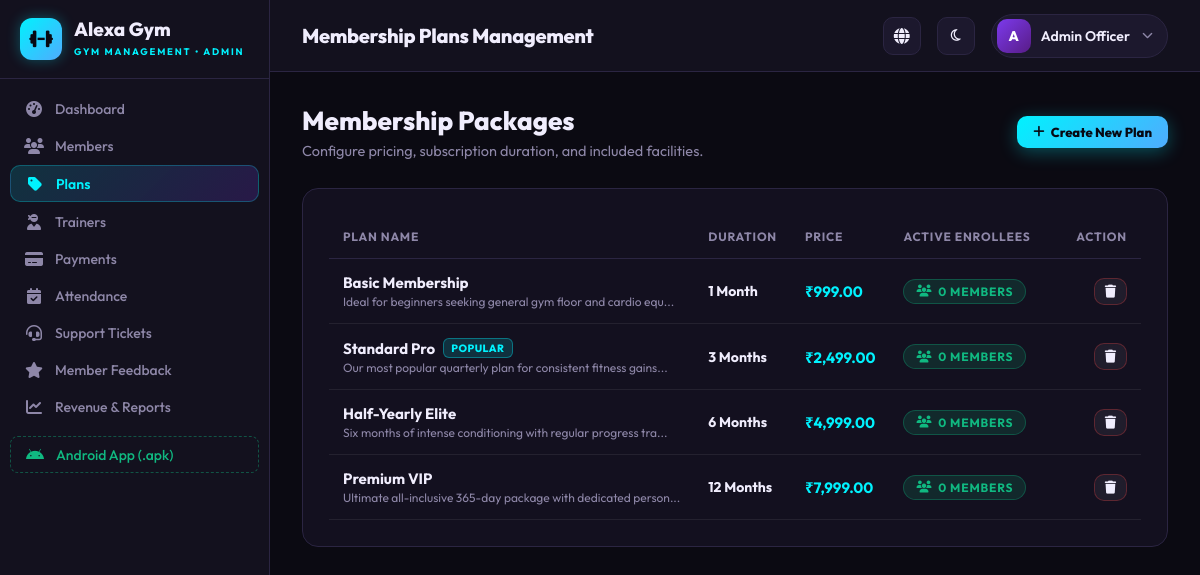
The page /admin/plans.php (signed in) on the database its author committed.
### tables this page shows
CREATE TABLE `plans` (
  `id` INT UNSIGNED NOT NULL AUTO_INCREMENT,
  `name` VARCHAR(100) NOT NULL,
  `duration_months` INT UNSIGNED NOT NULL,
  `price` DECIMAL(10,2) NOT NULL DEFAULT 0.00,
  `description` TEXT DEFAULT NULL,
  `features` TEXT DEFAULT NULL,
  `is_popular` TINYINT(1) NOT NULL DEFAULT 0,
  `status` ENUM('active', 'inactive') NOT NULL DEFAULT 'active',
  `created_at` TIMESTAMP NOT NULL DEFAULT CURRENT_TIMESTAMP,
  PRIMARY KEY (`id`)
);

### includes/functions.php (called while the page is built, shortened)
<?php
function e($value) {
    return htmlspecialchars((string)($value ?? ''), ENT_QUOTES, 'UTF-8');
}
function format_currency($amount) {
    return '₹' . number_format((float)$amount, 2);
}

### admin/plans.php (the view, shortened to what this page needs)
<?php
require_once __DIR__ . '/../config/database.php';
require_once __DIR__ . '/../includes/functions.php';
$plans = $pdo->query("
    SELECT p.*, (SELECT COUNT(*) FROM members m WHERE m.plan_id = p.id AND m.status = 'active') AS member_count
    FROM plans p
    ORDER BY p.duration_months ASC
")->fetchAll();
?>
<!DOCTYPE html>
<html lang="en" data-theme="dark">
<head>
  <link rel="stylesheet" href="https://cdnjs.cloudflare.com/ajax/libs/font-awesome/6.5.1/css/all.min.css">
  <link rel="stylesheet" href="../assets/css/admin.css?v=2.3">
</head>
<body>
<div class="app-layout">
  <?php require_once __DIR__ . '/../includes/admin_sidebar.php'; ?>
  <main class="app-main">
    <?php require_once __DIR__ . '/../includes/admin_topbar.php'; ?>
    <div class="dashboard-content">
      <div style="display: flex; justify-content: space-between; align-items: center; margin-bottom: 28px; flex-wrap: wrap; gap: 16px;">
        <div>
          <h2 style="font-size: 26px; font-weight: 800; margin-bottom: 4px;">Membership Packages</h2>
          <p style="color: var(--muted); font-size: 14.5px;">Configure pricing, subscription duration, and included facilities.</p>
        </div>
        <button type="button" class="btn btn-primary btn-sm" onclick="openModal('add-plan-modal')">
          <i class="fa-solid fa-plus"></i> Create New Plan
        </button>
      </div>
      <div class="card">
        <div class="custom-table-wrap">
          <table class="custom-table">
            <thead>
              <tr>
                <th>Plan Name</th>
                <th>Duration</th>
                <th>Price</th>
                <th>Active Enrollees</th>
                <th style="text-align: right; width: 100px;">Action</th>
              </tr>
            </thead>
            <tbody>
              <?php if (empty($plans)): ?>
                <tr>
                  <td colspan="5" style="text-align: center; color: var(--muted); padding: 32px;">No plans created yet.</td>
                </tr>
              <?php else: ?>
                <?php foreach ($plans as $p): ?>
                  <tr>
                    <td>
                      <div style="display: flex; align-items: center; gap: 8px; flex-wrap: wrap;">
                        <strong style="color: var(--text); font-size: 15px;"><?= e($p['name']) ?></strong>
                        <?php if (!empty($p['is_popular'])): ?>
                          <span style="background: rgba(0, 242, 254, 0.15); color: var(--cyan); border: 1px solid rgba(0, 242, 254, 0.35); font-size: 10.5px; font-weight: 800; padding: 2px 7px; border-radius: 6px; letter-spacing: 0.5px;">POPULAR</span>
                        <?php endif; ?>
                      </div>
                      <div style="color: var(--muted); font-size: 12px; margin-top: 2px;"><?= e(substr($p['description'] ?? '', 0, 60)) ?><?= strlen($p['description'] ?? '') > 60 ? '...' : '' ?></div>
                    </td>
                    <td><strong><?= (int)$p['duration_months'] ?> Month<?= (int)$p['duration_months'] > 1 ? 's' : '' ?></strong></td>
                    <td><strong style="color: var(--cyan); font-size: 15px;"><?= format_currency($p['price']) ?></strong></td>
                    <td>
                      <span class="badge-status active" style="display: inline-flex; align-items: center; gap: 6px;">
                        <i class="fa-solid fa-users"></i> <?= (int)$p['member_count'] ?> Member<?= (int)$p['member_count'] != 1 ? 's' : '' ?>
                      </span>
                    </td>
                    <td style="text-align: right;">
                      <a href="plans.php?delete_id=<?= $p['id'] ?>" class="btn btn-outline btn-sm" style="color: var(--bad); border-color: rgba(239, 68, 68, 0.3); padding: 6px 10px;" title="Delete Plan" onclick="return confirm('Delete plan <?= e(addslashes($p['name'])) ?>?')">
                        <i class="fa-solid fa-trash"></i>
                      </a>
                    </td>
                  </tr>
                <?php endforeach; ?>
              <?php endif; ?>
            </tbody>
          </table>
        </div>
      </div>
    </div>
  </main>
</div>
</body>
</html>

### assets/css/admin.css (style rules this page uses)
:root { --bg: #0b0a12; --panel: #13111e; --panel-2: #1c182d; --panel-card: rgba(23, 19, 36, 0.75); --line: #2b2542; --line-light: rgba(255, 255, 255, 0.07); --text: #f0edfd; --muted: #8e87a8; --accent: #7c3aed; --accent-glow: rgba(124, 58, 237, 0.35); --cyan: #00f2fe; --cyan-glow: rgba(0, 242, 254, 0.3); --accent-2: #6366f1; --accent-grad: linear-gradient(135deg, #00f2fe, #4facfe); --purple-grad: linear-gradient(135deg, #7c3aed, #581c87); --ok: #10b981; --bad: #ef4444; --warning: #f59e0b; --radius: 16px; font-family: "Outfit", "Segoe UI", Roboto, sans-serif; color-scheme: dark; }
*, *::before, *::after { box-sizing: border-box; margin: 0; padding: 0; }
body { background: var(--bg); color: var(--text); min-height: 100vh; display: flex; overflow-x: hidden; }
a { text-decoration: none; color: inherit; }
.app-layout { display: flex; width: 100%; max-width: 100%; min-height: 100vh; overflow-x: hidden; }
.app-main { flex-grow: 1; margin-left: 270px; display: flex; flex-direction: column; min-height: 100vh; min-width: 0; width: calc(100% - 270px); max-width: calc(100% - 270px); overflow-x: hidden; }
.dashboard-content { padding: 32px; flex-grow: 1; }
.card { background: var(--panel-card); border: 1px solid var(--line); border-radius: var(--radius); padding: 26px; margin-bottom: 26px; backdrop-filter: blur(10px); }
.custom-table-wrap { overflow-x: auto; scrollbar-width: none; -ms-overflow-style: none; }
.custom-table { width: 100%; border-collapse: collapse; text-align: left; }
.custom-table th { padding: 14px 14px; font-size: 12px; font-weight: 700; letter-spacing: 0.8px; text-transform: uppercase; color: var(--muted); border-bottom: 1px solid var(--line); white-space: nowrap; }
.custom-table td { padding: 14px 14px; font-size: 14px; border-bottom: 1px solid var(--line-light); color: var(--text); vertical-align: middle; }
.custom-table td:first-child, .custom-table td.nowrap, .code-badge { white-space: nowrap !important; }
.badge-status { display: inline-flex; align-items: center; gap: 6px; padding: 4px 12px; border-radius: 999px; font-size: 12px; font-weight: 700; text-transform: uppercase; letter-spacing: 0.8px; }
.badge-status.active, .badge-status.completed, .badge-status.resolved, .badge-status.present { background: rgba(16, 185, 129, 0.15); color: #10b981; border: 1px solid rgba(16, 185, 129, 0.3); }
.btn { display: inline-flex; align-items: center; justify-content: center; gap: 8px; font-family: inherit; font-weight: 700; font-size: 14px; padding: 11px 22px; border-radius: 12px; border: 1px solid transparent; cursor: pointer; text-decoration: none; transition: all 0.25s cubic-bezier(0.4, 0, 0.2, 1); white-space: nowrap; line-height: 1.3; user-select: none; box-sizing: border-box; }
.btn-primary { background: var(--accent-grad); color: #070913 !important; font-weight: 800; box-shadow: 0 4px 18px var(--cyan-glow); border: none; }
.btn-outline { background: var(--panel-2); border: 1px solid var(--line); color: var(--text) !important; backdrop-filter: blur(8px); }
.card .btn-outline { background: rgba(255, 255, 255, 0.05); border: 1px solid rgba(0, 242, 254, 0.35); color: var(--text) !important; }
.btn-sm { padding: 8px 16px; font-size: 13px; border-radius: 10px; gap: 6px; }

### rows shown on the page
plans: name "Basic Membership", description "Ideal for beginners seeking general gym floor and cardio equ", duration_months "1", price "₹999.00", member_count "0"
plans: name "Standard Pro", is_popular "POPULAR", description "Our most popular quarterly plan for consistent fitness gains", duration_months "3", price "₹2,499.00", member_count "0"
plans: name "Half-Yearly Elite", description "Six months of intense conditioning with regular progress tra", duration_months "6", price "₹4,999.00", member_count "0"
plans: name "Premium VIP", description "Ultimate all-inclusive 365-day package with dedicated person", duration_months "12", price "₹7,999.00", member_count "0"

### other values the page prints
$topbar_title "Membership Plans Management"
substr($u['name'] ?? 'A', 0, 1) "A"
$u['name'] "Admin Officer"
